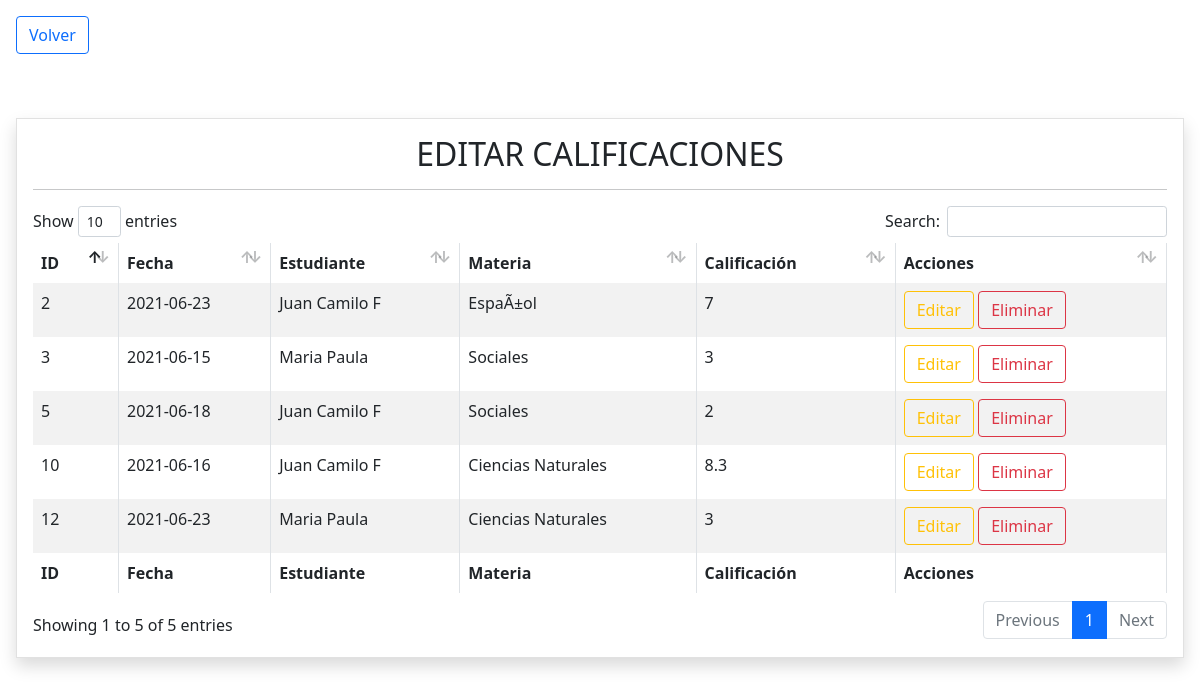
The app's page /edicion.php?k=calificacion with its own data.
### tables this page shows
CREATE TABLE `calificaciones` (
  `ID` int(5) NOT NULL,
  `Fecha` date NOT NULL,
  `Estudiante` int(5) NOT NULL,
  `Materia` int(3) NOT NULL,
  `Nota` float NOT NULL
);

CREATE TABLE `estudiantes` (
  `ID` int(5) NOT NULL,
  `NombreEst` varchar(50) NOT NULL,
  `EdadEst` tinyint(2) NOT NULL,
  `CursoEst` tinyint(2) NOT NULL
);

CREATE TABLE `materias` (
  `ID` int(5) NOT NULL,
  `NombreMateria` varchar(20) NOT NULL
);

### edicion.php (the view, shortened to what this page needs)
<!DOCTYPE html>
<html lang="en">
<head>
    <?php
        include("templates/head.php");
        $tipo = $_GET['k'];
    ?>
</head>
<body>
    <a href="index.php" class="btn btn-outline-primary text-decoration-none m-3">Volver</a>
   <div class="contenedor_tablas p-3">
        <?php
            if($tipo == "estudiante"){
        ?>
        <div class="tabla shadow p-3 rounded">
            <h2 class="text-center">EDITAR ESTUDIANTES</h2>
            <hr>
            <table id="tablausers" class="table table-striped table-bordered" style="width:100%">
                <thead>
                    <tr>
                        <th>ID</th>
                        <th>Nombre</th>
                        <th>Edad</th>
                        <th>Curso</th>
                        <th>Acciones</th>
                    </tr>
                </thead>
                <tbody>
                    <?php
                        include('php/conexion.php');
                        $query = "SELECT * FROM estudiantes";
                        $result = mysqli_query($conexiondb, $query);
                        while ($row = mysqli_fetch_array($result)) {
                    ?>
                    <tr>
                        <td><?php echo $row['ID'] ?></td>
                        <td><?php echo $row['NombreEst'] ?></td>
                        <td><?php echo $row['EdadEst'] ?></td>
                        <?php
                            $cursoEst = $row['CursoEst'];
                            $query2 = "SELECT * FROM cursos WHERE ID = '$cursoEst'";
                            $result2 = mysqli_query($conexiondb, $query2);
                            while ($row2 = mysqli_fetch_array($result2)) {
                        ?>
                        <td><?php echo $row2['NombreCurso'] ?></td>
                        <?php } ?>
                        <td>
                            <a href="editar.php?id=<?php echo $row['ID']?>&tipo=estudiante" class="btn btn-outline-warning">Editar</a>
                            <a href="" class="btn btn-outline-danger borrar_registro" data-id="<?php echo $row['ID'] ?>" data-tipo="estudiantes">Eliminar</a>
                        </td>
                    </tr>
                    <?php } ?>
                </tbody>
                <tfoot>
                    <tr>
                        <th>ID</th>
                        <th>Nombre</th>
                        <th>Edad</th>
                        <th>Curso</th>
                        <th>Acciones</th>
                    </tr>
                </tfoot>
            </table>
        </div>
        <?php
            }else{
        ?>
        <div class="tabla shadow p-3">
            <h2 class="text-center">EDITAR CALIFICACIONES</h2>
            <hr>
            <table id="tablacalifi" class="table table-striped table-bordered" style="width:100%">
                <thead>
                    <tr>
                        <th>ID</th>
                        <th>Fecha</th>
                        <th>Estudiante</th>
                        <th>Materia</th>
                        <th>Calificación</th>
                        <th>Acciones</th>
                    </tr>
                </thead>
                <tbody>
                    <?php
                        include('php/conexion.php');
                        $query = "SELECT * FROM calificaciones";
                        $result = mysqli_query($conexiondb, $query);
                        while ($row = mysqli_fetch_array($result)) {
                    ?>
                    <tr>
                        <td><?php echo $row['ID'] ?></td>
                        <td><?php echo $row['Fecha'] ?></td>
                        <?php
                            $est = $row['Estudiante'];
                            $query2 = "SELECT * FROM estudiantes where ID = '$est'";
                            $result2 = mysqli_query($conexiondb, $query2);
                            while ($row2 = mysqli_fetch_array($result2)) {
                        ?>
                        <td><?php echo $row2['NombreEst'] ?></td>
                        <?php }
                            $mat = $row['Materia'];
                            $query3 = "SELECT * FROM materias where ID = '$mat'";
                            $result3 = mysqli_query($conexiondb, $query3);
                            while ($row3 = mysqli_fetch_array($result3)) {
                        ?>
                        <td><?php echo $row3['NombreMateria'] ?></td>
                        <?php } ?>
                        <td><?php echo $row['Nota'] ?></td>
                        <td>
                            <a href="editar.php?id=<?php echo $row['ID']?>&tipo=calificacion" class="btn btn-outline-warning">Editar</a>
                            <a href="" class="btn btn-outline-danger borrar_registro" data-id="<?php echo $row['ID'] ?>" data-tipo="calificaciones">Eliminar</a>
                        </td>
                    </tr>
                    <?php } ?>
                </tbody>
                <tfoot>
                    <tr>
                        <th>ID</th>
                        <th>Fecha</th>
                        <th>Estudiante</th>
                        <th>Materia</th>
                        <th>Calificación</th>
                        <th>Acciones</th>
                    </tr>
                </tfoot>
            </table>
        </div>
        <?php
            }
        ?>
   </div>
</body>
</html>

### css/main.css (style rules this page uses)
.tabla { margin-top: 2rem; border: 1px solid #e1e1e1; }

### records on screen
calificaciones: ID "2", Fecha "2021-06-23", Nota "7"
estudiantes: NombreEst "Juan Camilo F"
materias: NombreMateria "EspaÃ±ol"
calificaciones: ID "3", Fecha "2021-06-15", Nota "3"
estudiantes: NombreEst "Maria Paula"
materias: NombreMateria "Sociales"
calificaciones: ID "5", Fecha "2021-06-18", Nota "2"
calificaciones: ID "10", Fecha "2021-06-16", Nota "8.3"
materias: NombreMateria "Ciencias Naturales"
calificaciones: ID "12", Fecha "2021-06-23", Nota "3"
